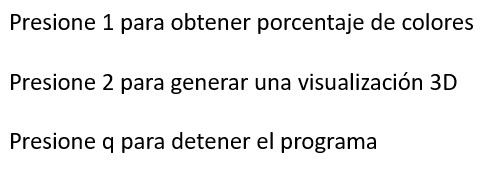
#> input picture img/HUD.jpg, 503 x 170 px
$ python -i color_segmentation.py   (imports and definitions only)
#> lines starting #> are read from the running program, lines starting #| are printed output that depends on the picture
#> further down, picture is the input picture: shape (170, 503, 3); min 0, max 255, mean 237.8
"""
This module contains the implementation
of the color segmentation used in the
app.
"""

import cv2
import numpy as np


def run_histogram_equalization(rgb_img):
    """
    Applies histogram equalization to an image,
    enhancing some colors and dimming others.
    """

    # convert from RGB color-space to YCrCb
    ycrcb_img = cv2.cvtColor(rgb_img, cv2.COLOR_BGR2YCrCb)
#> ycrcb_img: shape (170, 503, 3); mean of channels 0, 1, 2 237.8, 128, 128

    # equalize the histogram of the Y channel
    ycrcb_img[:, :, 0] = cv2.equalizeHist(ycrcb_img[:, :, 0])
#> ycrcb_img: shape (170, 503, 3); mean of channels 0, 1, 2 211.5, 128, 128

    # convert back to RGB color-space from YCrCb
    return cv2.cvtColor(ycrcb_img, cv2.COLOR_YCrCb2BGR)
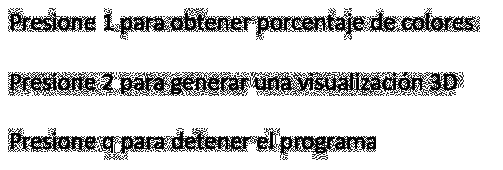
#> returned value: shape (170, 503, 3); min 0, max 255, mean 211.5


def generate_clusters(img, cluster_num):
    """
    Runs a clustering algorithm (kmeans) over the pixels
    of an image. The pixels contains 3 color components that
    the algorithm uses to separate them.
    """
    # List of the output masks
    output_masks = []

    # Kmeans stuff
    twoDimage = img.reshape((-1, 3))
    twoDimage = np.float32(twoDimage)
    criteria = (cv2.TERM_CRITERIA_EPS + cv2.TERM_CRITERIA_MAX_ITER, 10, 1.0)
    attempts = 10
    _, label, _ = cv2.kmeans(
        twoDimage, cluster_num, None, criteria, attempts, cv2.KMEANS_PP_CENTERS
    )

    label = label.flatten()
    for cluster in range(0, cluster_num):
        # convert to the shape of a vector of pixel values
        masked_image = np.copy(img)

        # color (i.e cluster) to disable
        masked_image = masked_image.reshape((-1, 3))
        masked_image[label != cluster] = [0, 0, 0]

        # convert back to original shape
        masked_image = masked_image.reshape(img.shape)

        # append mask to output
        output_masks.append(masked_image)

    return output_masks

>>> import cv2
>>> picture = cv2.imread('../img/HUD.jpg')
>>> result = run_histogram_equalization(picture)
